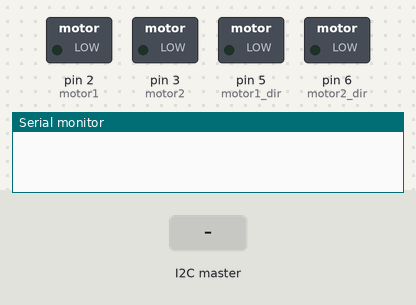
Bench run of a sketch on a simulated Arduino Uno, built with avr-gcc and run on an emulated ATmega328P. Parts: switched loads named in the sketch (green lamp = pin HIGH), the last lines printed to the serial monitor. The test bench sets the inputs (shaded band).

Above: at 1.2 s.
1.3 s: the I2C master sends the byte 9
At 2.8 s:
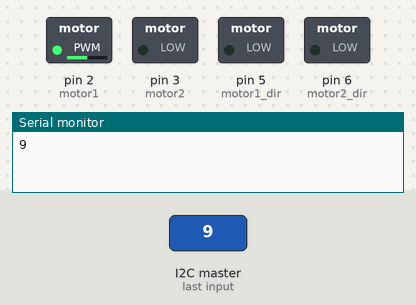
4.3 s: the I2C master sends the byte 3
At 6.9 s:
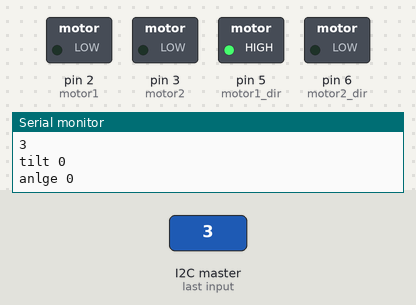
7.2 s: the I2C master sends the byte 5
At 8.0 s:
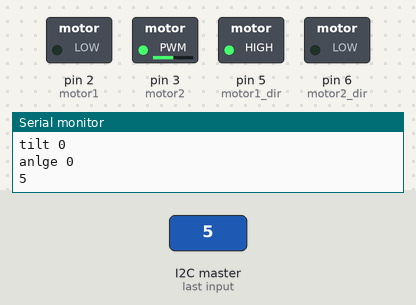
9.7 s: the I2C master sends the byte 9
At 10.4 s:
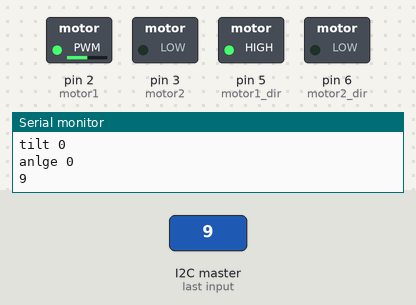
Timing chart, 0 to 13.3 s (numbered marks = the images above; inputs shaded):
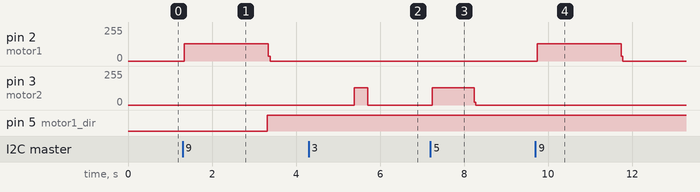

Measured:
- after the input at 1.3 s, pin 2 (motor1): 0/255 → 128/255 at once, → 0/255 2.0 s later; pin 5 (motor1_dir): LOW → HIGH after 2.0 s
- after the input at 4.3 s, pin 3 (motor2): 0/255 → 129/255 after 1.1 s, → 0/255 0.32 s later
- after the input at 7.2 s, pin 3 (motor2): 0/255 → 129/255 at once, → 0/255 1.0 s later
- after the input at 9.7 s, pin 2 (motor1): 0/255 → 128/255 at once, → 0/255 2.0 s later

The sketch:

StepperTest.ino
```cpp
#include <Wire.h>
//#include <AFMotor.h>

#define SLAVE_ADDR 9

//AF_Stepper motor1(200,1); //#steps per rev, motor placement on board
//AF_Stepper motor2(200,2);
#define NO_OF_STEPS 200
#define motor1 2
#define motor1_dir 5
#define motor2 3
#define motor2_dir 6

//keypress modes
// 0= change indexing mode
// 1= index
// 2= motor1 tilt
// 3= 15
// 4 = 30
// 5 = 45
// 9= demo mode

String data ="";
int data_int;
int angle =0;
int stepNum_angle;
int stepNum_tilt;
int tilt = 0;
int ratio=1;// gear ratio (40)
int indexAngle=0;
int index_type =0;

void setup() {
  // put your setup code here, to run once:
  pinMode(motor1,OUTPUT);
  pinMode(motor2,OUTPUT);
  pinMode(motor1_dir, OUTPUT);
  pinMode(motor2_dir, OUTPUT);


Serial.begin (9600);
Wire.begin(SLAVE_ADDR); //I2C as slave

Wire.onReceive(receiveEvent);
Wire.onRequest(requestEvent);

//motor1.setSpeed(100);
//motor2.setSpeed(100);
}

void requestEvent(){

}


void receiveEvent(int howMany){
  data ="";
  int c =0;
  while(1 < Wire.available()){
    c = Wire.read();
    Serial.print(c);
    data += c;//used to determine the angle (in degrees)
  }

  int action = Wire.read(); // determines the actual motor to manipulate
  Serial.println(action);

  data_int = data.toInt();
  tilt = (data.substring(0,2)).toInt();
  angle = (data.substring(2)).toInt();
  Serial.print("tilt ");
  Serial.println(tilt);
    Serial.print("anlge ");
  Serial.println(angle);
  //angle = data.toInt();

  if (action ==0) {
    if (index_type ==0){
        index_type =1; // amount
        stepNum_angle = (360/angle)*(200*40);

      } else {
        index_type =0; // angle
        stepNum_angle = map(angle, 0, 180, 0, (200/2)*40);
      }


  }

  stepNum_tilt = map(tilt, 0, 90, 0, (200/4)*90);

  if (action ==1) {
    //index
    for(int x = 0; x<stepNum_angle; x++) { // loop for steps
      digitalWrite(motor2,HIGH);
      delayMicroseconds(500);
      digitalWrite(motor2,LOW);
      delayMicroseconds(500);
    }
  } else if (action == 2){ //motor1 = tilt

    //tilt
    for(int x = 0; x<stepNum_tilt; x++) { // loop for steps
      digitalWrite(motor1,HIGH);
      delayMicroseconds(500);
      digitalWrite(motor1,LOW);
      delayMicroseconds(500);
    }
  }  else if (action == 9){ //demo mode

    //tilt
    for(int x = 0; x<(200/4)*40; x++) { // loop for steps
      digitalWrite(motor1,HIGH);
      delayMicroseconds(500);
      digitalWrite(motor1,LOW);
      delayMicroseconds(500);
    }
    delay(1000);
    digitalWrite(motor1_dir,LOW);
    for(int x = (200/4)*40; x>0; x--) { // loop for steps
      digitalWrite(motor1_dir,HIGH);
      delayMicroseconds(500);
      digitalWrite(motor1,LOW);
      delayMicroseconds(500);
    }
    delay(1000);
    /*
        for(int x = 0; x<200*40; x++) { // loop for steps
      digitalWrite(motor2,HIGH);
      delayMicroseconds(500);
      digitalWrite(motor2,LOW);
      delayMicroseconds(500);
      */
    } else if (action ==3) { //15
    //index
    for(int x = 0; x<200*15/360*40; x++) { // loop for steps
      digitalWrite(motor2,HIGH);
      delayMicroseconds(500);
      digitalWrite(motor2,LOW);
      delayMicroseconds(500);
    }
  } else if (action ==4) { //30
    //index
    for(int x = 0; x<200*30/360*40; x++) { // loop for steps
      digitalWrite(motor2,HIGH);
      delayMicroseconds(500);
      digitalWrite(motor2,LOW);
      delayMicroseconds(500);
    }

  }else if (action ==5) { // 45
    //index
    for(int x = 0; x<200*45/360*40; x++) { // loop for steps
      digitalWrite(motor2,HIGH);
      delayMicroseconds(500);
      digitalWrite(motor2,LOW);
      delayMicroseconds(500);
    }
  } else if (action ==6) { //90
    //index
    for(int x = 0; x<200*90/360*40; x++) { // loop for steps
      digitalWrite(motor2,HIGH);
      delayMicroseconds(500);
      digitalWrite(motor2,LOW);
      delayMicroseconds(500);
    }
  } else if (action ==7) { //180
    //index
    for(int x = 0; x<200*0.5*40; x++) { // loop for steps
      digitalWrite(motor2,HIGH);
      delayMicroseconds(500);
      digitalWrite(motor2,LOW);
      delayMicroseconds(500);
    }
  }  else if (action ==8) { //360
    //index
      digitalWrite(motor1_dir, HIGH);
    for(int x = 0; x<200*0.125*90; x++) { // loop for steps
      digitalWrite(motor1,HIGH);
      delayMicroseconds(600);
      digitalWrite(motor1,LOW);
      delayMicroseconds(600);
    }
  } else if (action ==9) { //360
    //index
      digitalWrite(motor1_dir, LOW);
    for(int x = 0; x<200*90; x++) { // loop for steps
      digitalWrite(motor1,HIGH);
      delayMicroseconds(600);
      digitalWrite(motor1,LOW);
      delayMicroseconds(600);
    }
  }


   /*
    stepNum = map(c, -90, 90, (-200/4)*ratio, (200/4)*ratio);
    if (stepNum >= tilt && stepNum+tilt <= ratio){ //50* (1:40) from gearing

    Serial.print("angle: ");
    Serial.println(angle);
    Serial.print("steps: ");
    Serial.println(stepNum);
   // motor1.step(stepNum-tilt, FORWARD, SINGLE);
    tilt = stepNum - tilt;

    } else if (stepNum >= tilt && stepNum+tilt >= ratio){
     // motor1.step(ratio - tilt, FORWARD, SINGLE);
      tilt = ratio;

    } else if (stepNum>0 && stepNum < tilt && stepNum+tilt <= -ratio){
      //motor1.step(stepNum, BACKWARD, SINGLE);
      tilt = tilt - stepNum;
    } else if (stepNum < tilt && stepNum+tilt <= -ratio){
      //motor1.step(tilt, BACKWARD, SINGLE);
      tilt = 0;
    }


    //motor1.step(stepNum+tilt, BACKWARD, SINGLE);
    tilt += stepNum;

    Serial.print("Current Tilt: ");
    Serial.println(tilt);

  } else if (action==2){ // motor 2 = indexing angle
    // Set indexing angle
    stepNum = map(c, 0, 180, 0, (200/2)*ratio);
  } else if (action==3){ // motor 2 - indexing divisions
    // Set indexing by divisions
    stepNum = (200/c) * ratio;
  } else {
    // Continue with current index
    // motor2.step(stepNum, FORWARD, SINGLE);

  */

}


void loop() {
  // stuff here is basically just reference material -------------------------
  // put your main code here, to run repeatedly:
  //FORWARD/BACKWARD, SINGLE/DOUBLE/INTERLEAVE/MICROSTEP
// Serial.println("Single coil steps");
  //motor1.step(200, FORWARD, SINGLE);
  delay(200);
  // motor2.step(200, FORWARD, SINGLE);
  //Serial.println(data);

  //index

  /*

     digitalWrite(motor1_dir, HIGH);
     for(int x = 0; x<200*40; x++) { // loop for steps
      digitalWrite(motor1,HIGH);
      delayMicroseconds(500);
      digitalWrite(motor1,LOW);
      delayMicroseconds(500);
    }
    delay(1000);
        //index
     digitalWrite(motor1_dir, LOW);
     for(int x = 0; x<200*40; x++) { // loop for steps
      digitalWrite(motor1,HIGH);
      delayMicroseconds(500);
      digitalWrite(motor1,LOW);
      delayMicroseconds(500);
    }
    */


  delay(2000);
  //tilt
//digitalWrite(motor1_dir,HIGH); //high = rotate up

}
```
